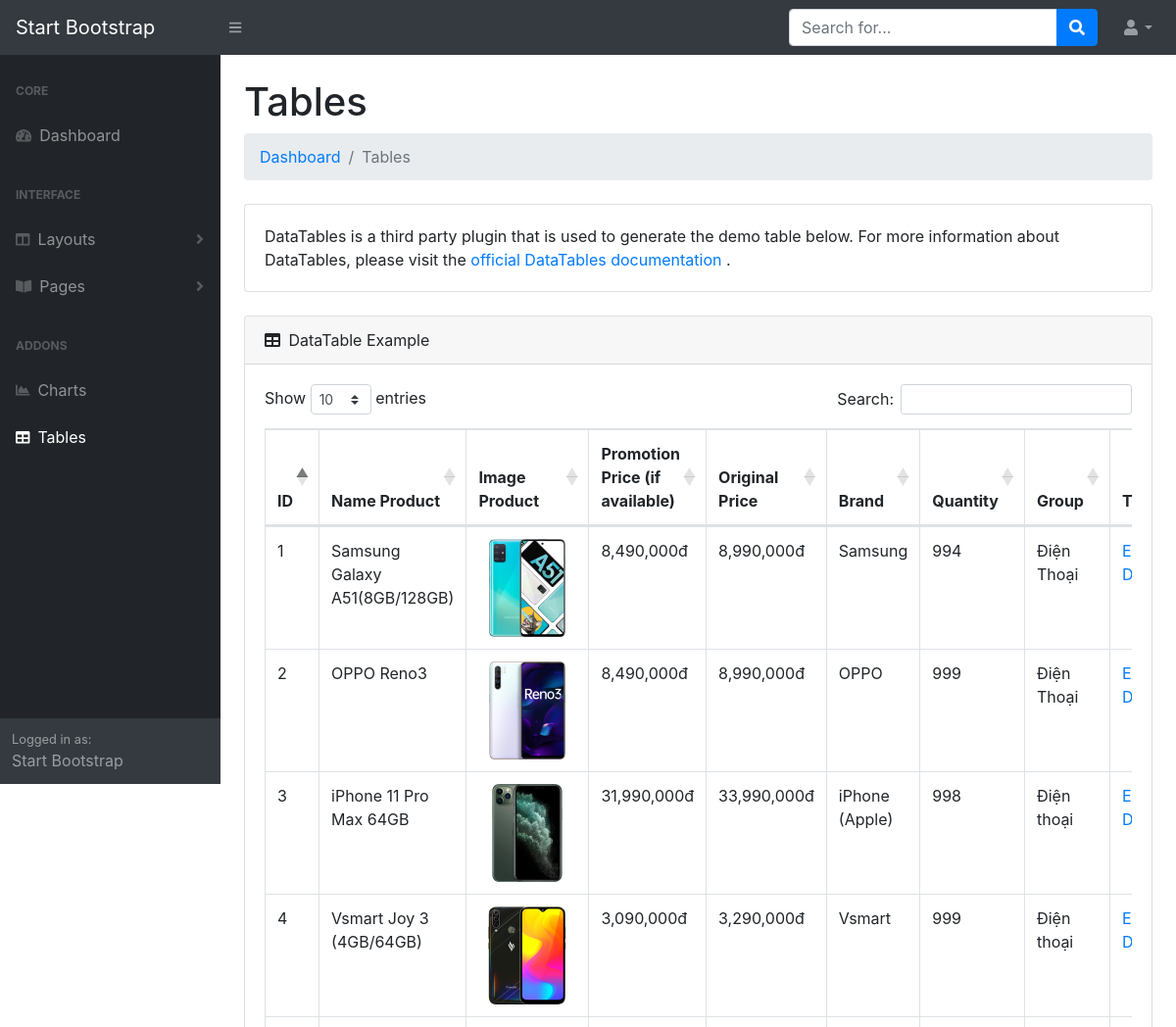
Before: /login/admin/dist/tables.php (upper part) with the older database file.
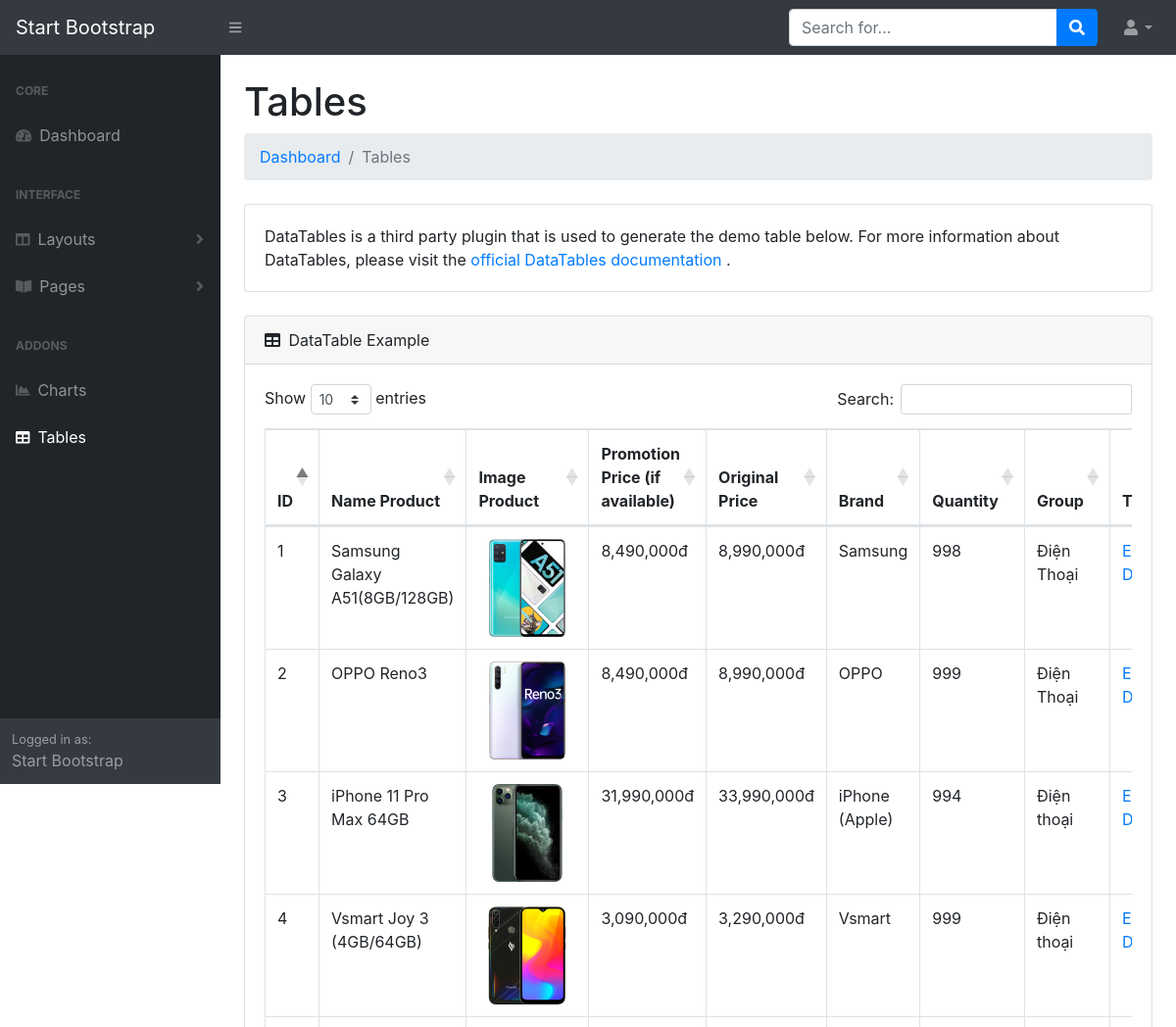
After: the same page with the newer database file.
### tables this page shows
CREATE TABLE `product` (
  `ProductId` int(11) NOT NULL,
  `ProductName` varchar(225) DEFAULT NULL,
  `ProductImage` varchar(225) DEFAULT NULL,
  `PriceCurrent` int(11) DEFAULT NULL,
  `PricePromo` varchar(225) DEFAULT NULL,
  `Brand` varchar(225) DEFAULT NULL,
  `Quantity` int(11) DEFAULT NULL,
  `GroupProduct` varchar(50) NOT NULL,
  `folder` varchar(50) NOT NULL
);

### libs/function.php (called while the page is built, shortened)
<?php
	global $conn;
	function show_all(){
		global $conn;
		$sql = 'SELECT * FROM product';
		$query = mysqli_query($conn, $sql);
		$result = array();
		if($query) {
			while($row = mysqli_fetch_assoc($query)){
				$result[] = $row;
			}
		}
		return $result;
	}
?>

### login/admin/dist/tables.php (the view, shortened to what the changed rows need)
<?php
    require'../../../libs/function.php';
    $product = show_all();
?>
<!DOCTYPE html>
<html lang="en">
    <head>
        <link href="css/styles.css" rel="stylesheet" />
        <link href="https://cdn.datatables.net/1.10.20/css/dataTables.bootstrap4.min.css" rel="stylesheet" />
    </head>
    <body class="sb-nav-fixed">
        <div id="layoutSidenav">
            <div id="layoutSidenav_content">
                <main>
                    <div class="container-fluid">
                        <h1 class="mt-4">Tables</h1>
                        <div class="card mb-4">
                            <div class="card-body">
                                <div class="table-responsive">
                                    <table class="table table-bordered" id="dataTable" width="100%" cellspacing="0">
                                        <thead>
                                            <tr>
                                                <th>ID</th>
                                                <th>Name Product</th>
                                                <th>Image Product</th>
                                                <th>Promotion Price (if available)</th>
                                                <th>Original Price </th>
                                                <th>Brand</th>
                                                <th>Quantity</th>
                                                <th>Group</th>
                                                <th>Tool</th>
                                            </tr>
                                        </thead>
                                        <tbody>
                                            <tr>
                                                <?php
                                                    foreach ($product as $item) {?>
                                                <td><?php echo $item['ProductId']; ?></td>
                                                <td class="name"><?php echo $item['ProductName']; ?></td>
                                                <td><img src="<?php echo '../../../'.$item['ProductImage']; ?>" width="100px"></td>
                                                <td class="price"><?php echo number_format($item['PricePromo']); ?>đ</td>
                                                <td class="price old"><?php echo number_format($item['PriceCurrent']); ?>đ</td>
                                                <td class="brand"><?php echo $item['Brand']; ?></td>
                                                <td><?php echo $item['Quantity']; ?></td>
                                                <td class="group"><?php echo $item['GroupProduct']; ?></td>
                                                <td>
                                                    <a href="../edit-product.php?id=<?php echo $item['ProductId'];?>" class="edit">Edit</a>
                                                    <a href="../delete-product.php?id=<?php echo $item['ProductId'];?>" onclick="return confirm('Xóa sản phẩm ?')" class="del">Delete</a>
                                                </td>
                                            </tr>
                                                <?php } ?>
                                        </tbody>
                                    </table>
                                </div>
                            </div>
                        </div>
                    </div>
                </main>
            </div>
        </div>
    </body>
</html>

Changed rows visible on the page:
changed product "Samsung Galaxy A51(8GB/128GB)": Quantity "994" → "998"
changed product "iPhone 11 Pro Max 64GB": Quantity "998" → "994"
